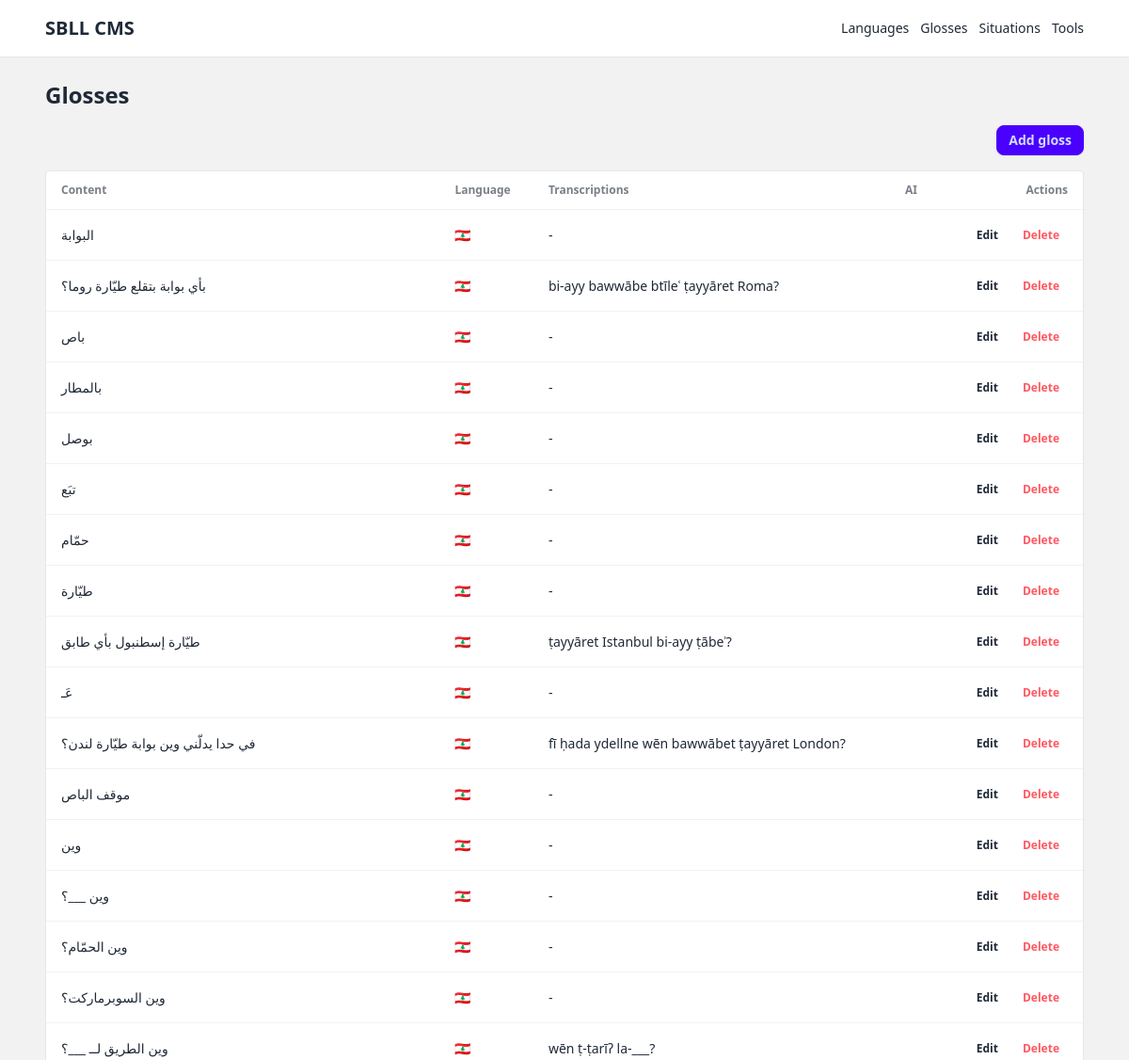
The app's page /glosses/ (upper part), older data.
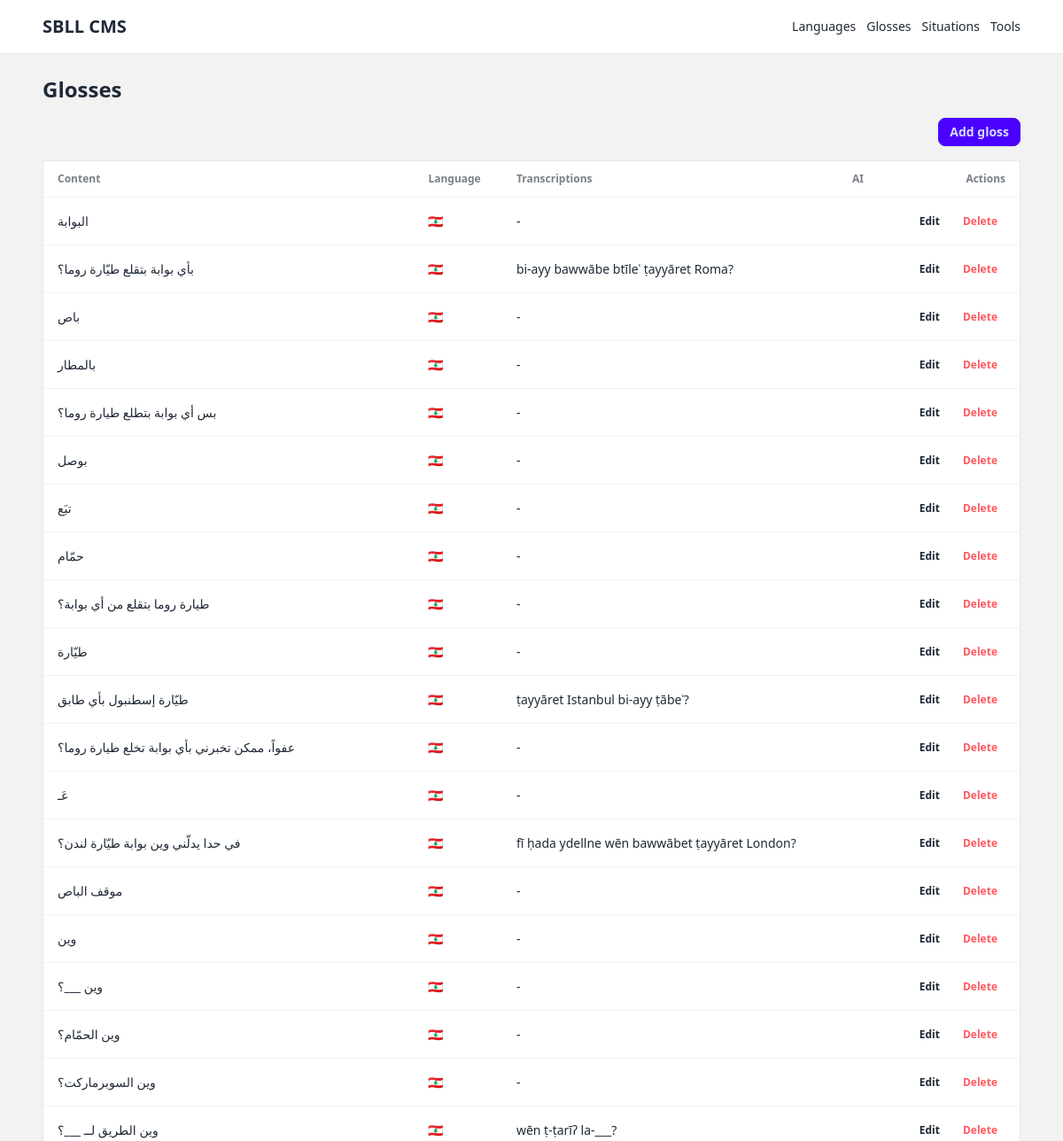
The same page, newer data.
### cms/models/gloss.py (models this page shows, shortened)
class Gloss(models.Model):
    content = models.TextField()
    language = models.ForeignKey("Language", on_delete=models.CASCADE)
    transcriptions = models.JSONField(default=list)
    contains = models.ManyToManyField("self", related_name="contained_by", symmetrical=False, blank=True)
    near_synonyms = models.ManyToManyField("self", symmetrical=True, blank=True)
    near_homophones = models.ManyToManyField("self", symmetrical=True, blank=True)
    translations = models.ManyToManyField("self", symmetrical=True, blank=True)
    clarifies_usage = models.ManyToManyField("self", related_name="usage_of_clarified", symmetrical=False, blank=True)
    to_be_differentiated_from = models.ManyToManyField("self", symmetrical=True, blank=True)
    collocations = models.ManyToManyField("self", symmetrical=True, blank=True)
    class Meta:
        unique_together = ("content", "language")

### cms/models/language.py (models this page shows)
class Language(models.Model):
    iso = models.CharField(max_length=3, primary_key=True)
    name = models.CharField(max_length=128)
    short = models.CharField(max_length=50, null=True, blank=True)
    ai_note = models.TextField(blank=True)
    def __str__(self):
        return self.short or self.name

### cms/views/gloss/list.py (the view)
# urls.py: path("glosses/", views.gloss_list, name="gloss_list"),
def gloss_list(request):
    glosses = (
        Gloss.objects.select_related("language")
        .prefetch_related("translations", "near_synonyms")
        .order_by("language__iso", "content")
    )
    return render(request, "cms/gloss_list.html", {"glosses": glosses})

### cms/templates/cms/gloss_list.html (shortened to what this page needs)
{% extends "cms/base.html" %}
{% load lucide_tags %}
{% block content %}
<h1 class="text-2xl font-semibold mb-4">Glosses</h1>
<div class="flex justify-end mb-4">
  <a href="{% url 'gloss_create' %}" class="btn btn-primary btn-sm flex items-center gap-2">
    <span>Add gloss</span>
  </a>
</div>
<div class="overflow-x-auto bg-base-100 border border-base-300 rounded">
  <table class="table">
    <thead>
      <tr>
        <th>Content</th>
        <th>Language</th>
        <th>Transcriptions</th>
        <th>AI</th>
        <th class="text-right">Actions</th>
      </tr>
    </thead>
    <tbody>
      {% for gloss in glosses %}
      <tr>
        <td class="max-w-sm">{{ gloss.content }}</td>
        <td>{{ gloss.language }}</td>
        <td>{{ gloss.transcriptions|join:", "|default:"-" }}</td>
        <td>
          <a href="{% url 'gloss_tools' gloss.id %}" class="btn btn-ghost btn-xs">
          </a>
        </td>
        <td class="text-right">
          <div class="flex justify-end gap-2">
            <a href="{% url 'gloss_update' gloss.id %}" class="btn btn-ghost btn-xs gap-1">
              {% lucide "pencil" class="w-4 h-4" %} Edit
            </a>
            <a href="{% url 'gloss_delete' gloss.id %}" class="btn btn-ghost btn-xs text-error gap-1">
              {% lucide "trash" class="w-4 h-4" %} Delete
            </a>
          </div>
        </td>
      </tr>
      {% empty %}
      <tr><td colspan="5" class="text-center text-light">No glosses yet.</td></tr>
      {% endfor %}
    </tbody>
  </table>
</div>
{% endblock %}

Row changes from the older to the newer data that the page shows:
added Gloss: content "بس أي بوابة بتطلع طيارة روما؟", language "🇱🇧", transcriptions "-"
added Gloss: content "طيارة روما بتقلع من أي بوابة؟", language "🇱🇧", transcriptions "-"
added Gloss: content "عفواً، ممكن تخبرني بأي بوابة تخلع طيارة روما؟", language "🇱🇧", transcriptions "-"
